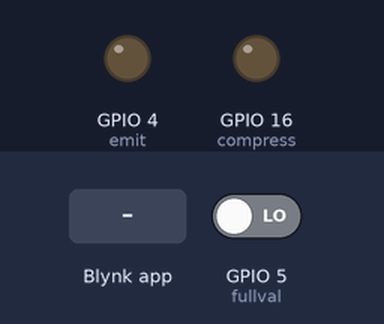
The sketch below on a simulated ESP8266 (NodeMCU). Parts: output pins drawn as LEDs (lit = HIGH). The inputs (shaded band) are chosen by the test bench; at power-on: GPIO 5 (fullval) LOW. WiFi joins after 1.5 s; servers stay silent unless stated; what the sketch prints to the serial monitor is not drawn.

Above: at 3.3 s.
3.4 s: Blynk app writes 1 to V1
At 4.2 s:
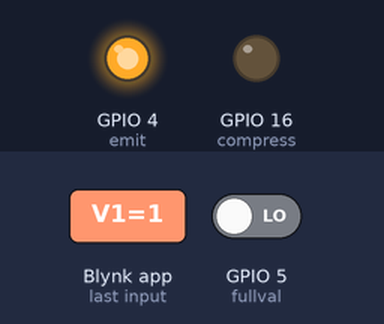
4.9 s: Blynk app writes 1 to V0
At 5.5 s:
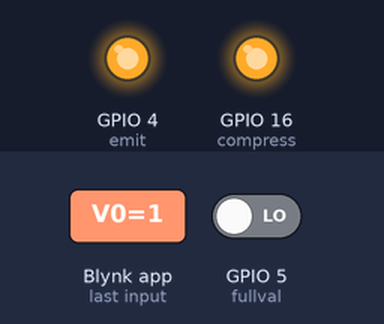
6.4 s: Blynk app writes 0 to V1
At 7.6 s:
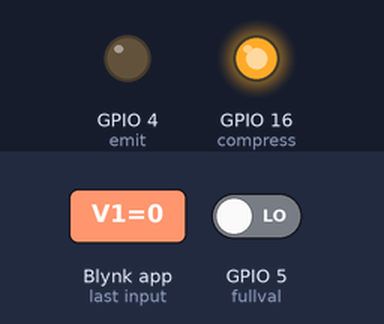
7.9 s: Blynk app writes 0 to V0
At 8.9 s:
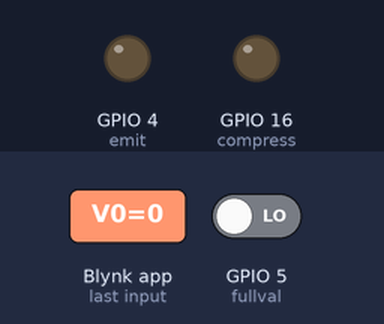
Timing chart, 0 to 10.4 s (numbered marks = the images above; inputs shaded):
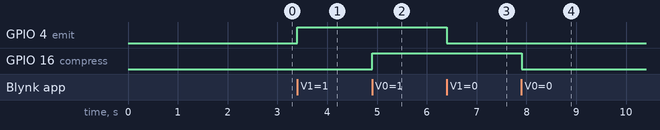

The sketch:

ESPcode.ino
```cpp
#include <ESP8266WiFi.h>
#include <Blynk.h>
#include <SPI.h>
#include <BlynkSimpleEsp8266.h>

char auth[] = "671d4c96e49b4705be3eb8f8d81c649c";
char ssid[] = "START_UP_CAMPUS";
char pass[] = "";

int tcount=0, tcount1=0;
int countA=0, temp=0, loop1=0, temp1=0;

int fullval=5;
int blycompress=0, compress=16;
int blyemit=0, emit=4;

BLYNK_WRITE(V1){
  blyemit=param.asInt();
}
BLYNK_WRITE(V0){
  blycompress=param.asInt();
}
void setup() {
  pinMode(compress, OUTPUT);
  pinMode(fullval, INPUT);
  pinMode(emit, OUTPUT);

  Serial.begin(115200);
  Blynk.begin(auth, ssid, pass);
  delay(10);

  //  Serial.println();
  //  Serial.println();
  //  Serial.print("Connecting to ");
  //  Serial.println(ssid);
  //
  //  WiFi.begin(ssid);

  while (WiFi.status() != WL_CONNECTED) {
    delay(500);
    Serial.print(".");
  }
  Serial.println("");
  Serial.println("WiFi connected");
  Serial.println("IP address: ");
  Serial.println(WiFi.localIP());

  //Blynk Service Connection
  while(Blynk.connect() == false){
    tcount=millis()/1000;
    if(tcount>tcount1){
      Serial.println("Blynk Not Connected");
    }
    tcount1=tcount;
  }
}

void loop() {
  Blynk.run();

  tcount=millis()/100;
  if((tcount*10)>tcount1){
    countA++;
    Serial.println(countA);
    fullval=digitalRead(5);
    if(fullval==HIGH)
      Blynk.notify("Trash Can is Full!");
  }

  //
  //    if((blycompress==1)||(loop1==1)){
  //      if(temp1==0){
  //        temp1=1;
  //        temp=tcount; }
  //
  //      loop1 = (temp++>=tcount)?(1):(0);
  //      Serial.println("blycompress");
  //      digitalWrite(compress, HIGH);
  //    }
  //    digitalWrite(compress, LOW);
  //    loop1=0;
  //    temp1=0;
  if(blycompress==1){
    Serial.println("blycompress==1");
    digitalWrite(compress, HIGH);
  }
  else
    digitalWrite(compress, LOW);

  //
  //    if((blyemit==1)||(loop1==1)){
  //      if(temp1==0){
  //        temp1=1;
  //        temp=tcount; }
  //
  //        loop1 = (temp++>=tcount)?(1):(0);
  //        digitalWrite(emit, HIGH);
  //        Serial.println("blyemit");
  //      }
  //      digitalWrite(emit, LOW);
  //      loop1=0;
  //      temp1=0;

  if(blyemit==1){
    Serial.println("blyemit==1");
    digitalWrite(emit, HIGH);
  }
  else
    digitalWrite(emit, LOW);

  tcount1=tcount;
}

//D0 = send.Compress -- 18.openCM -- D5.blynk
//D1 = receive.fullvalue -- 22.openCM
//D2 = send.Emit -- 20.openCM -- D7.blynk
```

Measured:
- after the input at 3.4 s, GPIO 4 (emit): LOW → HIGH at once
- after the input at 4.9 s, GPIO 16 (compress): LOW → HIGH at once
- after the input at 6.4 s, GPIO 4 (emit): HIGH → LOW at once
- after the input at 7.9 s, GPIO 16 (compress): HIGH → LOW at once
